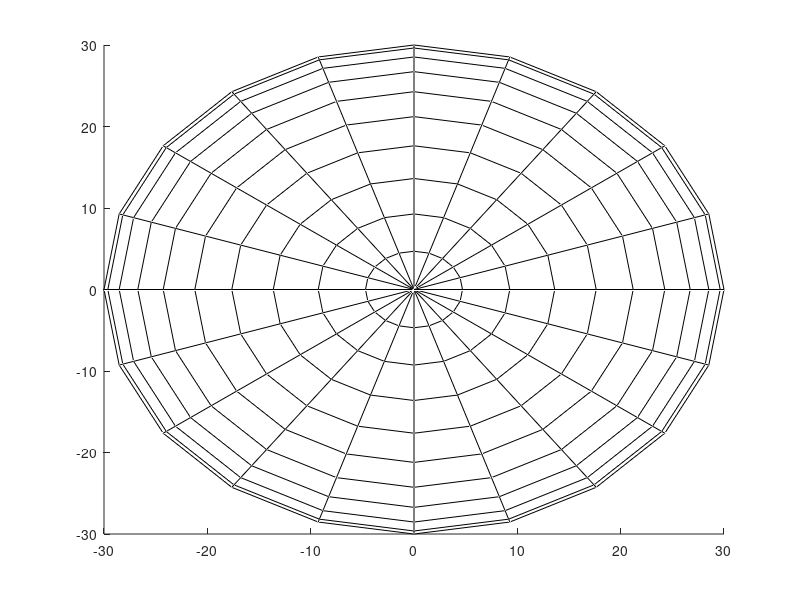

Recreate this plot in MATLAB. (Note: this script raises an error after producing the figure.)
%% Save 3-D mesh
h=figure, hold on;

[X,Y,Z] = sphere(20)
hh = mesh(X*30, Y*30, Z*30, 'cdata', zeros(21,21,3), 'tag', 'mesh');

dipfitdefs;
tmp = load('-mat', template_models(2).hdmfile);
g.meshdata = { 'vertices' tmp.vol.bnd(3).pnt 'faces' tmp.vol.bnd(3).tri };
hh = patch(g.meshdata{:}, 'facecolor', 'none', 'edgecolor', [0 0 0], 'FaceAlpha', 0, 'tag', 'mesh');

set(gca, 'xlim', [-110 110])
set(gca, 'ylim', [-110 110])
axis equal
figure2xhtml('example3',h)

%% Save brain movie
dipfitdefs;
coords = loadtxt('brain_coords_3d_MNI.txt');
pos = [ [ coords{2:4,17} ]; [ coords{2:4,33} ] ]*60; % visual cortex
pos = [ [ coords{2:4,15} ]; [ coords{2:4,31} ] ]*60; % Frontal eye field
pos = [ [ coords{2:4,5} ]; [ coords{2:4,21} ] ]*60; % Insular cortex
pos = [ [ coords{2:4,17} ]; [ coords{2:4,33} ]; [ coords{2:4,15} ]; [ coords{2:4,31} ]; [ coords{2:4,5} ]; [ coords{2:4,21} ] ]*60; % All of the above

ersps2 = { rand(1,1) rand(1,1) rand(1,1) rand(1,1) rand(1,1) rand(1,1) }';
crossfs_amp2 = { ...
    {} rand(1,1) rand(1,1) rand(1,1) rand(1,1) rand(1,1);
    {} {}        rand(1,1) rand(1,1) rand(1,1) rand(1,1);
    {} {}        {}        rand(1,1) rand(1,1) rand(1,1);
    {} {}        {}        {}        rand(1,1) rand(1,1);
    {} {}        {}        {}        {}        rand(1,1);
    {} {}        {}        {}        {}        {} };
brainmovie3d_causal( ersps2, ersps2, crossfs_amp2, crossfs_amp2, 1, 1, [1:6], ...
    'coordinates', pos, ...
    'latency', 1, ...
    'dipplotopt', {'meshdata' template_models(2).hdmfile 'coordformat' 'mni' ,'meshedgecolor',[0.3 0.3 0.3] 'meshoptions' {'facealpha',0,'edgealpha',1}}, ...
    'modulateEdgeSize', 'on', ...
    'nodeSizeLimits', [0.05 0.15], ...
    'edgeSizeLimits', [0.05 0.15], ...
    'caption', false);
%    'nodeSizeDataRange', [-100 100], ...
delete(findobj(gcf, 'tag', 'img'))
set(findobj(gcf, 'tag', 'mesh'), 'visible', 'on')
options.offset = [ 0 0 0 ]; % viewpoint is important. Put viewpoint to 0,0,200 and shift coordinates?
figure2xhtml('example4',gcf,options)
